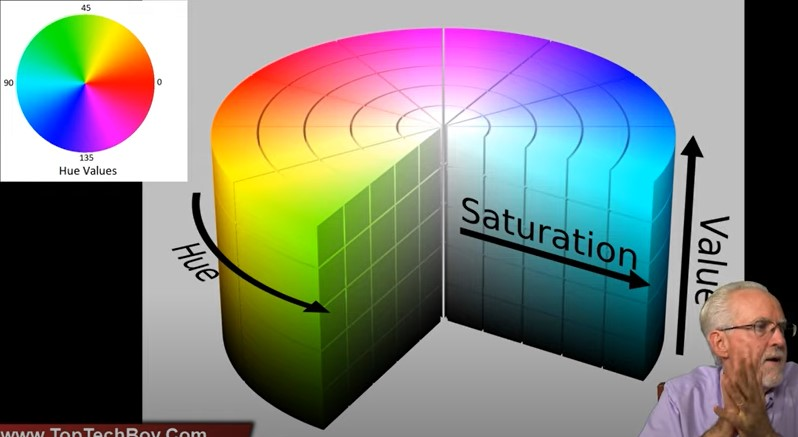
#> input picture AI/openCV/HSV_Color_Wheel.jpg, 798 x 437 px, given in place of the camera
$ python trackingObjBasedOnColor.py
#> lines starting #> are read from the running program, lines starting #| are printed output that depends on the picture; after the words box and inside, x2 and y2 are one past the last pixel; in counts of white or black regions, pixels touching at a corner belong together
import cv2
import numpy as np
print(cv2.__version__)

def onTrack1(val):
    global hueLow
    hueLow = val
    print("huwLow: ",hueLow)
def onTrack2(val):
    global hueHigh
    hueHigh = val
    print("hueHigh: ",hueHigh)
def onTrack3(val):
    global satLow
    satLow = val
    print("satLow: ",satLow)
def onTrack4(val):
    global satHigh
    satHigh = val
    print("satHigh: ",satHigh)
def onTrack5(val):
    global valLow
    valLow = val
    print("valLow: ",valLow)
def onTrack6(val):
    global valHigh
    valHigh = val
    print("valHigh: ",valHigh)


width=640
height=360

cam=cv2.VideoCapture(0,cv2.CAP_DSHOW)
cam.set(cv2.CAP_PROP_FRAME_WIDTH, width)
cam.set(cv2.CAP_PROP_FRAME_HEIGHT,height)
cam.set(cv2.CAP_PROP_FPS, 30)
cam.set(cv2.CAP_PROP_FOURCC,cv2.VideoWriter_fourcc(*'MJPG'))

cv2.namedWindow('myTracker')
cv2.moveWindow('myTracker',width,0)

hueLow=10
hueHigh=20

satLow=10
satHigh=250

valLow=10
valHigh=250

cv2.createTrackbar('Hue low','myTracker',10,179,onTrack1)
cv2.createTrackbar('Hue high','myTracker',20,179,onTrack2)
cv2.createTrackbar('Sat low','myTracker',10,255,onTrack3)
cv2.createTrackbar('Sat high','myTracker',250,255,onTrack4)
cv2.createTrackbar('Val low','myTracker',10,255,onTrack5)
cv2.createTrackbar('Val high','myTracker',250,255,onTrack6)

while True:
    ignore,  frame = cam.read()
#> frame is the input picture: shape (437, 798, 3); mean B, G, R 121.2, 128.3, 125
    cv2.imshow('my WEBcam', frame)
    cv2.moveWindow('my WEBcam',0,0)

    frameHSV=cv2.cvtColor(frame,cv2.COLOR_BGR2HSV)
#> frameHSV: shape (437, 798, 3); mean H, S, V 42.3, 85.7, 151

    lowerBound=np.array([hueLow,satLow,valLow])
    upperBound=np.array([hueHigh,satHigh,valHigh])

    myMask=cv2.inRange(frameHSV,lowerBound,upperBound)
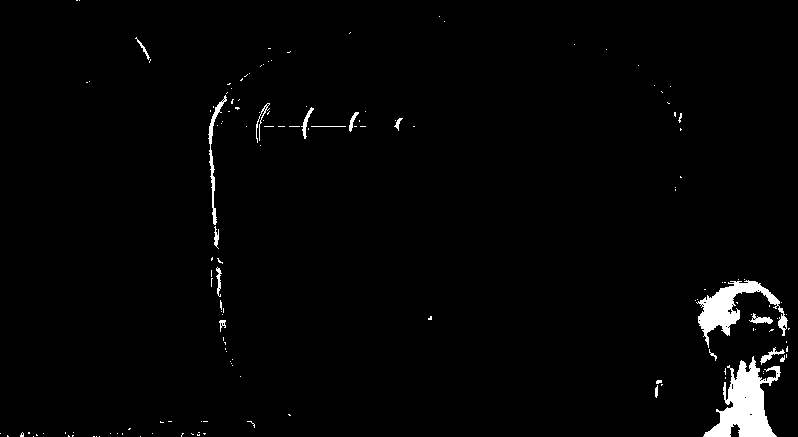
#> myMask: shape (437, 798); 1.9% white; 150 white regions (131 under 20 px), largest, box (x1, y1, x2, y2) and area: (703, 356, 781, 437) 2981, (696, 280, 788, 348) 1957, (208, 95, 227, 225) 425
    myMask=cv2.bitwise_not(myMask)
    myMaskSmall=cv2.resize(myMask,(int(width/2),int(height/2)))
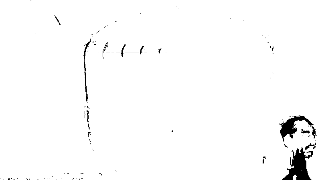
#> myMaskSmall: shape (180, 320); min 0, max 255, mean 250.1
    cv2.imshow('my mask',myMaskSmall)
    cv2.moveWindow('my mask',0,height+30)

    myObject=cv2.bitwise_and(frame,frame,mask=myMask)
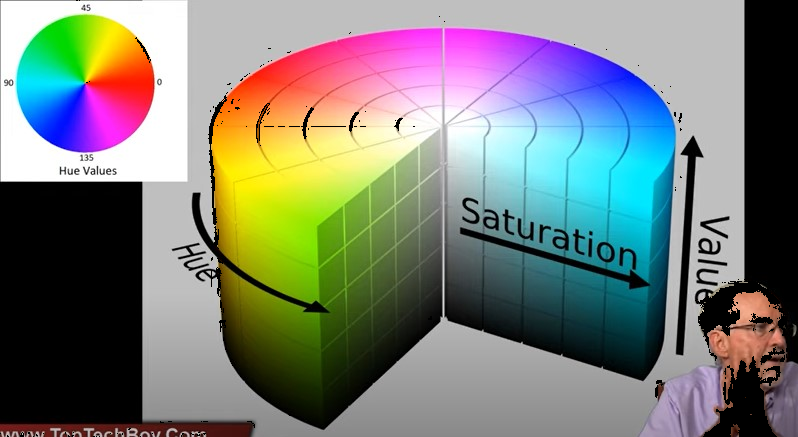
#> myObject: shape (437, 798, 3); mean B, G, R 119.6, 126.2, 122.1
    myObjectSmall=cv2.resize(myObject,(int(width/2),int(height/2)))
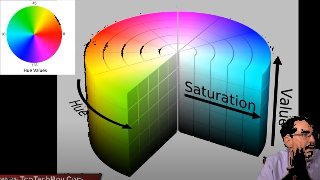
#> myObjectSmall: shape (180, 320, 3); mean B, G, R 119.6, 126.2, 122.1
    cv2.imshow('My Object',myObjectSmall)
    cv2.moveWindow('My Object',int(width/2),height+30)

    if cv2.waitKey(1) & 0xff ==ord('q'):
#> (key q is pressed here)
        break
cam.release()
